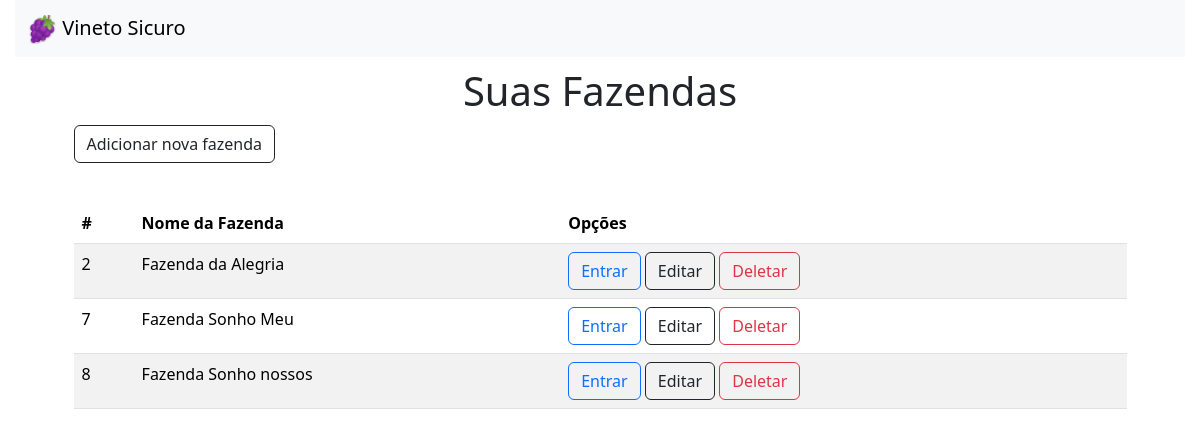
/farms/, run on an earlier commit of the app's database.
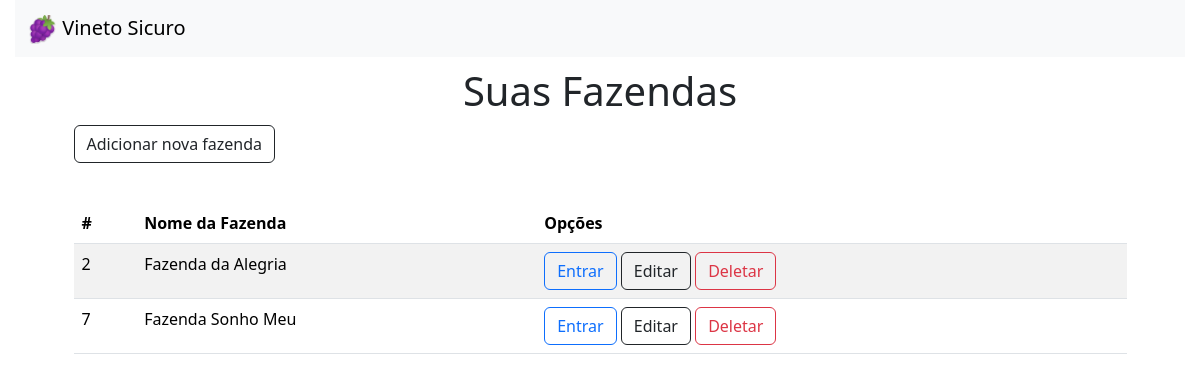
And on a later commit of the database.
### app1/models.py (models this page shows, shortened)
class Farm(models.Model):
    name = models.CharField(max_length=100)
    geolocalization = models.CharField(max_length=100, null=True)

### app1/views.py (the view)
# urls.py: path('farms/', views.farm_list, name='farm_list'),
def farm_list(request):
    farms = Farm.objects.all()
    return render(request, 'app1/farm_list.html', {'farms': farms})

### Templates/app1/Farm_list.html (shortened to what this page needs)
<!doctype html>
{% load static %}
<html lang="pt-br">
  <head>
    <link href="https://cdn.jsdelivr.net/npm/bootstrap@5.3.2/dist/css/bootstrap.min.css" rel="stylesheet">
    <link href="{% static '/app1/img/style.css' %}" rel="stylesheet">
  </head>
  <body>
    <nav class="navbar bg-body-tertiary">
      <div class="container-fluid">
        <a class="navbar-brand" href="#">
          <img src="{% static '/app1/img/logo.png' %}"  alt="Logo" width="30"  class="d-inline-block align-text-top">
          Vineto Sicuro
        </a>
      </div>
    </nav>
      <h1 style="text-align: center; margin: 10px;">Suas Fazendas</h1>
      <a href="{% url 'app1:farm_create' %}" type="button" class="btn btn-outline-dark" style="margin-left: 5%; margin-bottom: 10px;">Adicionar nova fazenda</a>
      <div style=" padding-left: 5%; padding-right: 5% ; margin-top: 30px;">
        <table class="table table-striped table-hover">
          <thead>
            <tr>
              <th scope="col">#</th>
              <th scope="col">Nome da Fazenda</th>
              <th scope="col">Opções</th>
            </tr>
          </thead>
          {% for farm in farms %}
            <tr>
              <td> {{ farm.id }} </td>
              <td>{{ farm.name }}</td>
              <td>
                <a href="{% url 'app1:farm_detail' farm.pk %}" type="button" class="btn btn-outline-primary">Entrar</a>
                <a href="{% url 'app1:farm_edit' farm.pk %}" class="btn btn-outline-dark" >Editar</a>
                <a href="{% url 'app1:farm_delete' farm.pk %}" type="button" class="btn btn-outline-danger">Deletar</a>
              </td>
            </tr>
            {% endfor %}
        </table>
      </div>
  </body>
</html>

What changed in the data, as far as the page shows it:
removed Farm: id "8", name "Fazenda Sonho nossos"
